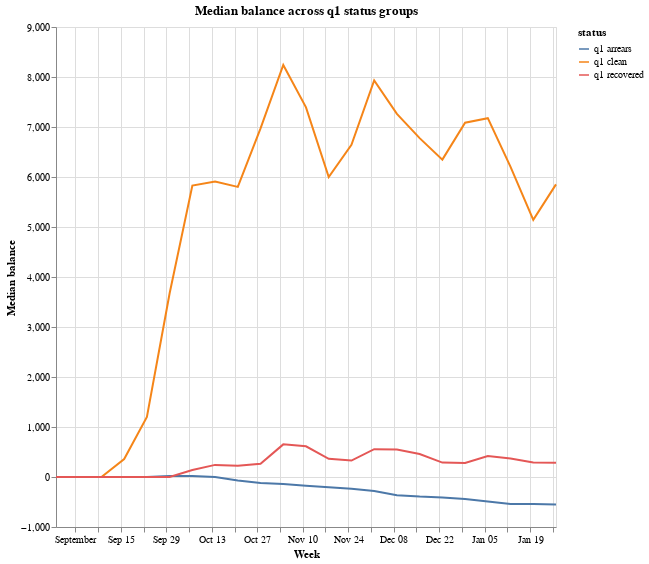

Notebook cell for this chart:
### Code cell
df = pd.read_csv("mmb_sample.csv")

# user ids
q1_recover = df.loc[(df["roll"] <= 12) & (df["recovered"] == 1), "user_id"].unique()
q1_arrears = df.loc[(df["roll"] <= 12) & (df["arrears"] == 1), "user_id"].unique()

df["status"] = np.nan
df.loc[df["user_id"].isin(q1_recover) == True, "status"] = "q1 recovered"
df.loc[
    (df["user_id"].isin(q1_recover) == False)
    & (df["user_id"].isin(q1_arrears) == True),
    "status",
] = "q1 arrears"
df.loc[(df["user_id"].isin(q1_arrears) == False), "status"] = "q1 clean"

df = df.groupby(["week", "status"])["max_bal"].agg("median").reset_index()

alt.Chart(df.loc[df["week"] <= "2020-02-01", :]).mark_line().encode(
    x=alt.X("week:T", axis=alt.Axis(title="Week")),
    y=alt.Y("max_bal:Q", axis=alt.Axis(title="Median balance")),
    color="status",
).properties(width=500, height=500, title="Median balance across q1 status groups")

### Figure 1 — Vega-Lite specification as saved in the notebook (floating-point values rounded to 4 significant figures)
{"config": {"view": {"continuousWidth": 400, "continuousHeight": 300}}, "data": {"name": "data-f37329427778972f697d9e1950520bd6"}, "mark": "line", "encoding": {"color": {"type": "nominal", "field": "status"}, "x": {"type": "temporal", "axis": {"title": "Week"}, "field": "week"}, "y": {"type": "quantitative", "axis": {"title": "Median balance"}, "field": "max_bal"}}, "height": 500, "title": "Median balance across q1 status groups", "width": 500, "$schema": "https://vega.github.io/schema/vega-lite/v4.8.1.json", "datasets": {"data-f37329427778972f697d9e1950520bd6": [{"week": "2019-08-26 00:00:00", "status": "q1 arrears", "max_bal": 0.0}, {"week": "2019-08-26 00:00:00", "status": "q1 clean", "max_bal": 0.0}, {"week": "2019-08-26 00:00:00", "status": "q1 recovered", "max_bal": 0.0}, {"week": "2019-09-02 00:00:00", "status": "q1 arrears", "max_bal": 0.0}, {"week": "2019-09-02 00:00:00", "status": "q1 clean", "max_bal": 0.0}, {"week": "2019-09-02 00:00:00", "status": "q1 recovered", "max_bal": 0.0}, {"week": "2019-09-09 00:00:00", "status": "q1 arrears", "max_bal": 0.0}, {"week": "2019-09-09 00:00:00", "status": "q1 clean", "max_bal": 0.0}, {"week": "2019-09-09 00:00:00", "status": "q1 recovered", "max_bal": 0.0}, {"week": "2019-09-16 00:00:00", "status": "q1 arrears", "max_bal": 0.0}, {"week": "2019-09-16 00:00:00", "status": "q1 clean", "max_bal": 360.0}, {"week": "2019-09-16 00:00:00", "status": "q1 recovered", "max_bal": 0.0}, {"week": "2019-09-23 00:00:00", "status": "q1 arrears", "max_bal": 0.0}, {"week": "2019-09-23 00:00:00", "status": "q1 clean", "max_bal": 1200.0}, {"week": "2019-09-23 00:00:00", "status": "q1 recovered", "max_bal": 0.0}, {"week": "2019-09-30 00:00:00", "status": "q1 arrears", "max_bal": 21.9}, {"week": "2019-09-30 00:00:00", "status": "q1 clean", "max_bal": 3674.0}, {"week": "2019-09-30 00:00:00", "status": "q1 recovered", "max_bal": 0.0}, {"week": "2019-10-07 00:00:00", "status": "q1 arrears", "max_bal": 20.1}, {"week": "2019-10-07 00:00:00", "status": "q1 clean", "max_bal": 5828.0}, {"week": "2019-10-07 00:00:00", "status": "q1 recovered", "max_bal": 138.5}, {"week": "2019-10-14 00:00:00", "status": "q1 arrears", "max_bal": -0.36}, {"week": "2019-10-14 00:00:00", "status": "q1 clean", "max_bal": 5912.0}, {"week": "2019-10-14 00:00:00", "status": "q1 recovered", "max_bal": 242.4}, {"week": "2019-10-21 00:00:00", "status": "q1 arrears", "max_bal": -68.76}, {"week": "2019-10-21 00:00:00", "status": "q1 clean", "max_bal": 5803.0}, {"week": "2019-10-21 00:00:00", "status": "q1 recovered", "max_bal": 226.1}, {"week": "2019-10-28 00:00:00", "status": "q1 arrears", "max_bal": -117.6}, {"week": "2019-10-28 00:00:00", "status": "q1 clean", "max_bal": 6974.0}, {"week": "2019-10-28 00:00:00", "status": "q1 recovered", "max_bal": 262.8}, {"week": "2019-11-04 00:00:00", "status": "q1 arrears", "max_bal": -140.1}, {"week": "2019-11-04 00:00:00", "status": "q1 clean", "max_bal": 8242.0}, {"week": "2019-11-04 00:00:00", "status": "q1 recovered", "max_bal": 652.7}, {"week": "2019-11-11 00:00:00", "status": "q1 arrears", "max_bal": -174.6}, {"week": "2019-11-11 00:00:00", "status": "q1 clean", "max_bal": 7392.0}, {"week": "2019-11-11 00:00:00", "status": "q1 recovered", "max_bal": 613.6}, {"week": "2019-11-18 00:00:00", "status": "q1 arrears", "max_bal": -202.8}, {"week": "2019-11-18 00:00:00", "status": "q1 clean", "max_bal": 6000.0}, {"week": "2019-11-18 00:00:00", "status": "q1 recovered", "max_bal": 364.2}, {"week": "2019-11-25 00:00:00", "status": "q1 arrears", "max_bal": -236.4}, {"week": "2019-11-25 00:00:00", "status": "q1 clean", "max_bal": 6642.0}, {"week": "2019-11-25 00:00:00", "status": "q1 recovered", "max_bal": 329.5}, {"week": "2019-12-02 00:00:00", "status": "q1 arrears", "max_bal": -279.6}, {"week": "2019-12-02 00:00:00", "status": "q1 clean", "max_bal": 7932.0}, {"week": "2019-12-02 00:00:00", "status": "q1 recovered", "max_bal": 555.7}, {"week": "2019-12-09 00:00:00", "status": "q1 arrears", "max_bal": -362.6}, {"week": "2019-12-09 00:00:00", "status": "q1 clean", "max_bal": 7262.0}, {"week": "2019-12-09 00:00:00", "status": "q1 recovered", "max_bal": 550.9}, {"week": "2019-12-16 00:00:00", "status": "q1 arrears", "max_bal": -391.5}, {"week": "2019-12-16 00:00:00", "status": "q1 clean", "max_bal": 6778.0}, {"week": "2019-12-16 00:00:00", "status": "q1 recovered", "max_bal": 459.8}, {"week": "2019-12-23 00:00:00", "status": "q1 arrears", "max_bal": -408.7}, {"week": "2019-12-23 00:00:00", "status": "q1 clean", "max_bal": 6348.0}, {"week": "2019-12-23 00:00:00", "status": "q1 recovered", "max_bal": 288.1}, {"week": "2019-12-30 00:00:00", "status": "q1 arrears", "max_bal": -441.6}, {"week": "2019-12-30 00:00:00", "status": "q1 clean", "max_bal": 7086.0}, {"week": "2019-12-30 00:00:00", "status": "q1 recovered", "max_bal": 279.1}, {"week": "2020-01-06 00:00:00", "status": "q1 arrears", "max_bal": -490.7}, {"week": "2020-01-06 00:00:00", "status": "q1 clean", "max_bal": 7176.0}, {"week": "2020-01-06 00:00:00", "status": "q1 recovered", "max_bal": 417.6}, {"week": "2020-01-13 00:00:00", "status": "q1 arrears", "max_bal": -537.8}, {"week": "2020-01-13 00:00:00", "status": "q1 clean", "max_bal": 6203.0}, {"week": "2020-01-13 00:00:00", "status": "q1 recovered", "max_bal": 371.3}, {"week": "2020-01-20 00:00:00", "status": "q1 arrears", "max_bal": -541.6}, {"week": "2020-01-20 00:00:00", "status": "q1 clean", "max_bal": 5144.0}, {"week": "2020-01-20 00:00:00", "status": "q1 recovered", "max_bal": 289.1}, {"week": "2020-01-27 00:00:00", "status": "q1 arrears", "max_bal": -551.0}, {"week": "2020-01-27 00:00:00", "status": "q1 clean", "max_bal": 5853.0}, {"week": "2020-01-27 00:00:00", "status": "q1 recovered", "max_bal": 285.1}]}}
